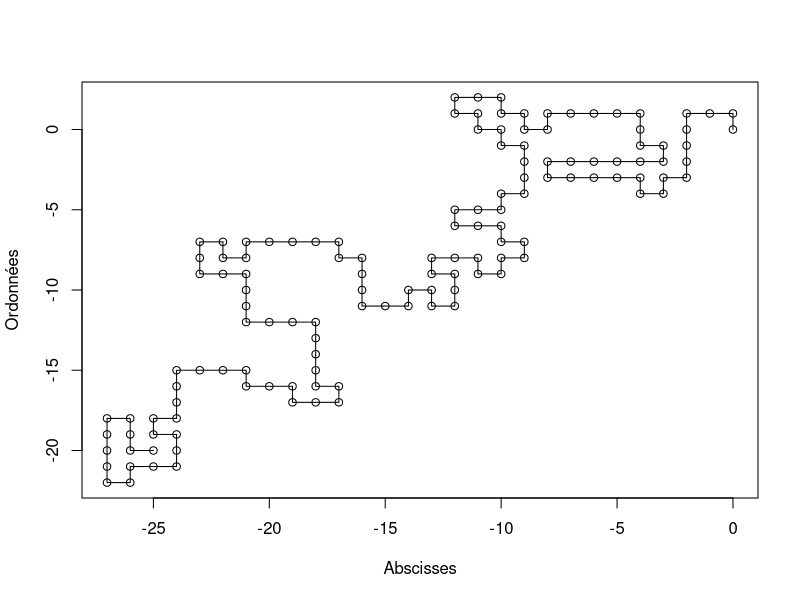
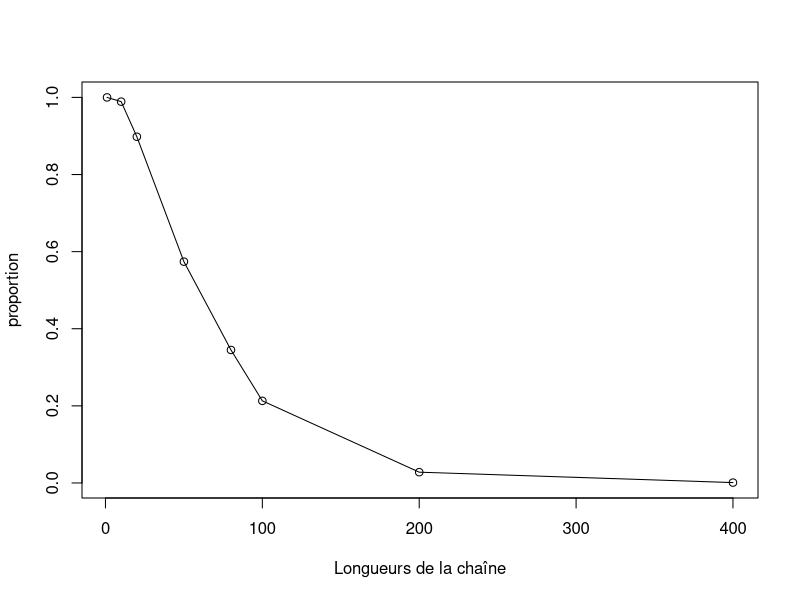

R code for these plots, in order: (Note: a time limit stopped this script after it produced the figures.)
#set.seed(6)

T=300

# On va essayer de simuler des chaînes de longueur T de manière uniforme. On aura pas à coup sûr 
# des chaînes de longueur T. Plus T est grand moins cela est probable  
start_time <- Sys.time()

myope_algo_et_poids = function (T) 
{ #
    X_coord = cbind(0,0) # marche 
    bloque = 0
    direction <- seq(0,3) 
    direction <- cbind((direction %/% 2)*(1-2*(direction %% 2)), (1-direction %/% 2)*(1-2*(direction %% 2)))
    poids = rep(4,1)  # vecteur des poids à chaque étape, partant de (0,0) les 4 directions sont disponibles 
    t=1
    while ( t <= T & bloque!= 1 )
    # Tant que la chaîne ne revient pas vers un point déjà visité
    {   
        direction_dispo = matrix(nrow=0,ncol=2) # contient les directions qui sont faisables sans intersection
        # On cherche les directions faisables
        for (i in seq(1,4)){
        if (!match(TRUE, direction[i,1]+X_coord[t,1] == X_coord[,1] & direction[i,2]+X_coord[t,2] == X_coord[,2], nomatch=0))
            {direction_dispo <- rbind(direction_dispo, direction[i,])}
        }
        long =  length(direction_dispo)/2  # correspond à  longueur de direction_dispo
        if (long >=1  ){
            # Il y a au moins une direction faisable, on en choisit une uniformément
            poids <- rbind(poids, long) # le poids de l'étape t correspond au nombre de directions disponibles à cet étape
            indice = floor(runif(1,min=1,max=long+1))
            direction_choisie = direction_dispo[indice, ]
            X_coord <- rbind(X_coord, X_coord[t,] + direction_choisie)
            t = t+1
        }
        else{
            # Il n'y a pas de direction disponible/ faisable
            bloque = 1 
            t=t+1
        }
        
    }
    donnees = data.frame(cbind(X_coord,poids))
    colnames(donnees) = c('Abscisses','Ordonnées','poids')
    rownames(donnees) = seq(1,nrow(X_coord)) 
    return (donnees)
        
}

Y = myope_algo_et_poids(T)
print(Y)
nrow(Y)
plot(Y[1:nrow(Y),1:2], type='o')

print(Sys.time() - start_time)

N = 1000 # nombre de simulations
start_time <- Sys.time()
# pour des longueurs de 10, 20,50,80,100,200,100 on va déterminer le pourcentage de simulations pour lesquelles la chaîne 
# ne se coupe pas avant d'atteindre la longueur
liste = c(1,10,20,50,80,100,200,400)
#liste = seq(1,500)
proportion = rep(0, length(liste))
for (k in seq(1,length(liste))){
    t = liste[k]
    for ( n in seq(1,N))
    {
        if (nrow(myope_algo_et_poids(t)[1]) == t+1){
            proportion[k] = proportion[k] + 1}
    }
    proportion[k] = proportion[k]/N
}

print(Sys.time() - start_time)
plot(liste, proportion, type='o', xlab =  "Longueurs de la chaîne", ylab = "proportion" )

start_time <- Sys.time()

Importance_Sampling1 = function(T,N,l){
    # T durée de la chaîne, N nombre de simulations, l seuil , l<=T
     
 
    liste_poids = matrix( nrow=0 , ncol = 1) # les poids de ces chaînes
    indicatrice = matrix( nrow=0 , ncol = 1) # contiendra des 0 et 1: 1 si la chaîne est de longueur >= l, 0 sinon 
    
    for (nbre_chaine in seq(1,N)){
        resultat = myope_algo_et_poids(T)
        X = resultat[1:nrow(resultat),1:2] # chaîne simulée
        #print(nrow(X))
        #print(prod(resultat[,3]))
        # On affecte à la chaîne simulée comme poids le produit de ces poids si la chaîne est de longueur T
        # Sinon on lui affecte un poids nul
        liste_poids <- rbind(liste_poids, (nrow(X)!= T+1) * prod(resultat[,3])) 
        indicatrice <- rbind(indicatrice, sum(nrow(X) >= l))
        #print(indicatrice[nbre_chaine])
        #print(sum(nrow(X)>=l))   
    }
    #print(liste_poids)
    #s = 0
    #sp = 0 # somme des poids
    #poid = 0
    #for (i in seq(1,N)){
        #print(cbind(s,sp,poid))
        #poid = liste_poids[i]
        #s = s + indicatrice[i]*liste_poids[i]
        #sp = sp + liste_poids[i]
    #}
    valeur_estimee = sum( liste_poids * indicatrice) / sum(liste_poids)
    #print(sum(liste_poids))
    ecart_type = sqrt( N * sum( ( liste_poids / sum( liste_poids ) )^2 * (indicatrice - valeur_estimee)^2))
    
    borne_inf_intervalle_confiance = valeur_estimee - qnorm(0.975)  * sqrt(1/N) * ecart_type
    borne_sup_intervalle_confiance = valeur_estimee + qnorm(0.975) * sqrt(1/N) * ecart_type
    
    tableau = cbind(N, valeur_estimee, ecart_type, borne_inf_intervalle_confiance, borne_sup_intervalle_confiance)
    tableau = data.frame(tableau)
    colnames(tableau) = c('NbreSimulation', 'Proba estimée', 'Ecart_type', 'Borne Inf', "Borne Sup")
    return (tableau)
}

T = 200
seuil = 195
resultat1 = Importance_Sampling1(T,1000,seuil)
resultat1
print(Sys.time() - start_time)

start_time <- Sys.time()

Importance_Sampling2 = function(T, N, l, Nbre_iter_max){
    # T durée de la chaîne, N nombre de simulations, l seuil , l<=T, Nbre_iter_max nombre maximal d'itérations
    # On impose  ici la condition d'avoir N chaînes de longueur T
    n = 0
    liste_poids = matrix( nrow=0 , ncol = 1) # les poids de ces chaînes
    indicatrice = matrix( nrow=0 , ncol = 1) # contiendra des 0 et 1: 1 si la chaîne est de longueur >= l, 0 sinon 
    
    while (n < N){
        resultat = myope_algo_et_poids(T)
        X = resultat[1:nrow(resultat),1:2] # chaîne simulée
        #print(nrow(X))
        #print(prod(resultat[,3]))
        n_iter = 1
        while (nrow(X)!= T+1 & n_iter < Nbre_iter_max){ 
        # tant qu'on n'a pas une chaîne de longueur désirée ( T ici ) et qu'on n'a pas atteint 
        # le nombre max de simulations
        resultat = myope_algo_et_poids(T)
        X = resultat[1:nrow(resultat),1:2]
        n_iter = n_iter + 1
        } 
        
        if (nrow(X)!= T+1){
        # On affecte à la chaîne simulée comme poids le produit de ces poids
        liste_poids <- rbind(liste_poids, prod(resultat[,3])) 
        indicatrice <- rbind(indicatrice, sum(nrow(X) >= l))
        n = n + 1
        # print(cbind(sum(nrow(X) >= l),prod(resultat[,3]))) 
        }
        
        #print(indicatrice[nbre_chaine])
        #print(s)
    }
    #print(indicatrice)
    #print(cbind(sum( liste_poids * indicatrice),sum(liste_poids)))
    valeur_estimee = sum( liste_poids * indicatrice) / sum(liste_poids)
    # print(valeur_estimee)
    ecart_type = sqrt( N * sum( ( liste_poids * (indicatrice - valeur_estimee)/ sum( liste_poids ) )^2))
    
    borne_inf_intervalle_confiance = valeur_estimee - qnorm(0.975) * sqrt(1/N) * ecart_type
    borne_sup_intervalle_confiance = valeur_estimee + qnorm(0.975)  * sqrt(1/N) * ecart_type
    
    tableau = cbind(N, valeur_estimee, ecart_type, borne_inf_intervalle_confiance, borne_sup_intervalle_confiance)
    tableau = data.frame(tableau)
    colnames(tableau) = c('NbreSimulation', 'Proba estimée', 'Ecart_type', 'Borne Inf', "Borne Sup")
    return (tableau)
}

T = 80
N = 1000
seuil = 70
Nbre_iter_max = 50

resultat2 = Importance_Sampling2(T, N, seuil, Nbre_iter_max)
resultat2

print(Sys.time() - start_time)
